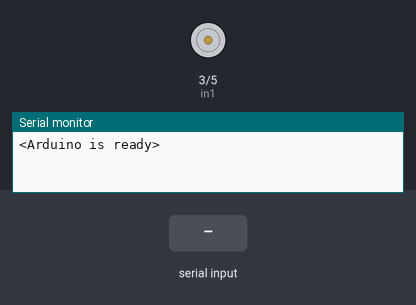
Bench run of a sketch on a simulated Arduino Uno, built with avr-gcc and run on an emulated ATmega328P. Shown: motor-driver pin pairs drawn as motors (green arrow = first pin HIGH = forward, orange = second pin HIGH = backward, longer = more drive), the last lines printed to the serial monitor. Inputs (shaded band) come from the test bench.

Above: at 1.2 s.
1.3 s: "1\n" received over Serial
At 2.7 s:
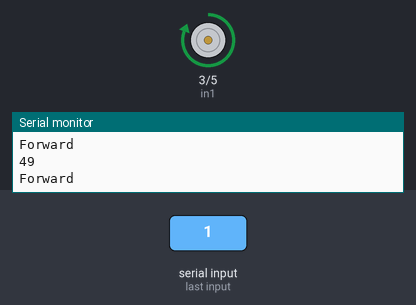
3.0 s: "2\n" received over Serial
At 4.0 s:
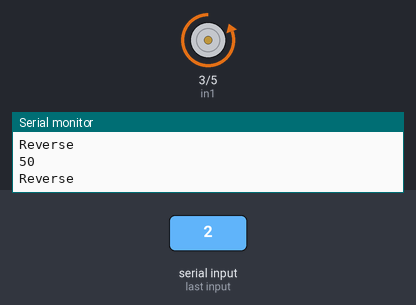
4.7 s: "0\n" received over Serial
At 5.1 s:
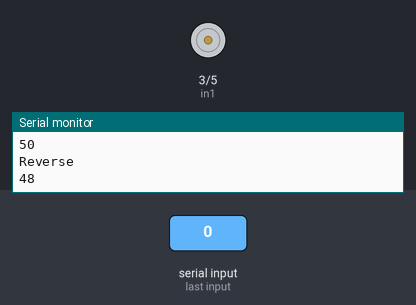
Timing chart, 0 to 7.7 s (numbered marks = the images above; inputs shaded):
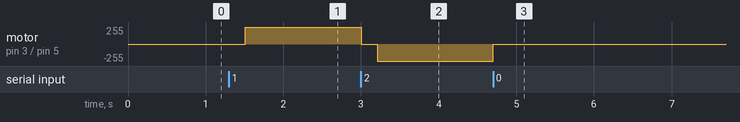

The sketch:

motor_control.ino
```cpp
/*   12/16/2017 read values and write to motor control

Ver 1, Clayton Broman


common commands:
IDN?, returns, Arduino, the version of this firmware and
help, returns a list of commands

move(type, axis, value),
    variables:
    type = rel or abs. Description: relative motion with respect to current position, or absolute goes to a location.
    axes = pitch, roll, yaw. Description: yaw- rotation around the z-axis (fiber Array alignment)
           pitch- rotation about the y-axis (change the peak wavelength)
           roll - rotation about the x-axis (make FA planar to wafer surface)
    value = integer value, 1 step ~ .03 degrees rotation.

reset(axis) : set the counter for that axis back to zero
pos(axis)   : returns the current position of the given axis

*/

char val = 0;
int dir;
int in1 = 3;
int in2 = 5;
int inc = 0;
boolean newData= false;


void setup() {
 Serial.begin(9600);
 Serial.println("<Arduino is ready>");

 pinMode(in1,OUTPUT);
 pinMode(in2,OUTPUT);


}

void loop() {
 recvOneChar();
 showNewData();
}

void recvOneChar() {
 if (Serial.available() > 0){

     delay(3);
     val = Serial.read();
     if (isDigit(val)){
        dir = int(val);
        }
     if( val == '\n'){
        Serial.println(dir);
        }
     newData = true;
   }
}

void showNewData() {
 if (newData == 1) {
   if(dir=='1'){
      digitalWrite(in1,LOW); // stop just in case it was going the other way it wont lurch
      digitalWrite(in2,LOW);
      delay(100);
      digitalWrite(in1,HIGH); //forward
      digitalWrite(in2,LOW);
      Serial.println("Forward");
   }
   else if(dir == '2'){
      digitalWrite(in1,LOW); // stop just in case it was going the other way it wont lurch
      digitalWrite(in2,LOW);
      delay(100);
      digitalWrite(in1,LOW);
      digitalWrite(in2,HIGH); //reverse
      Serial.println("Reverse");
   }
   else{
      digitalWrite(in1,LOW); //stop
      digitalWrite(in2,LOW);
   }
 newData = false;
 }
}
```

Measured:
- after the input at 1.3 s, motor on pin 3 (in1) / pin 5 (in2): stopped → forward 255/255 after 0.21 s
- after the input at 3.0 s, motor on pin 3 (in1) / pin 5 (in2): forward 255/255 → stopped at once, → backward 255/255 0.20 s later
- after the input at 4.7 s, motor on pin 3 (in1) / pin 5 (in2): backward 255/255 → stopped at once
